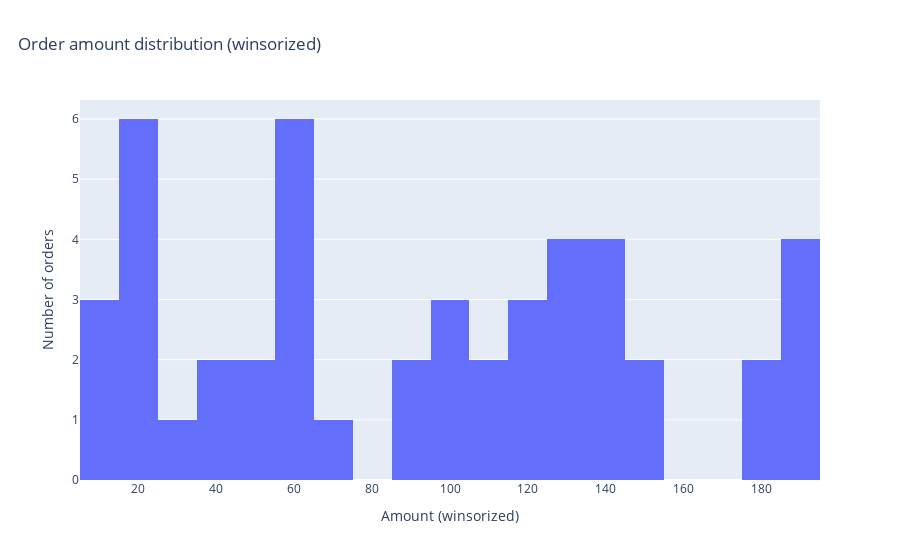

Write notebook code for a chart like this one.
### Markdown cell above
third figure

### Code cell
fig = px.histogram(df, x="amount_winsor", nbins=30, title="Order amount distribution (winsorized)")
fig.update_layout(title={"x": 0.02})
fig.update_xaxes(title_text="Amount (winsorized)")
fig.update_yaxes(title_text="Number of orders")
save_fig(fig, FIGS / "amount_hist_winsor.png")
fig

### Figure 1 — Plotly figure (JSON) as saved in the notebook; plotly's stock layout.template omitted (floating-point values rounded to 4 significant figures)
{"data": [{"bingroup": "x", "hovertemplate": "amount_winsor=%{x}<br>count=%{y}<extra></extra>", "legendgroup": "", "marker": {"color": "#636efa", "pattern": {"shape": ""}}, "name": "", "nbinsx": 30, "orientation": "v", "showlegend": false, "type": "histogram", "x": [12.5, 10.07, NaN, 25.0, 100.0, 137.4, 41.33, 189.0, 132.4, NaN, 118.5, NaN, 194.5, 60.15, 140.0, 21.21, 56.62, 57.65, 129.6, 85.3, 146.4, 63.81, 63.17, 48.15, 24.42, 104.1, NaN, 194.9, 106.6, NaN, NaN, 65.83, 49.35, 125.4, 123.4, 181.4, 137.6, 106.0, 59.14, 144.8, 145.8, 13.89, 186.3, 104.9, NaN, 42.9, 129.7, NaN, 181.8, 15.42, 22.47, 23.83, 91.19, 16.09, 119.6], "xaxis": "x", "yaxis": "y"}], "layout": {"barmode": "relative", "legend": {"tracegroupgap": 0}, "title": {"text": "Order amount distribution (winsorized)", "x": 0.02}, "xaxis": {"anchor": "y", "domain": [0, 1], "title": {"text": "Amount (winsorized)"}}, "yaxis": {"anchor": "x", "domain": [0, 1], "title": {"text": "Number of orders"}}}}
